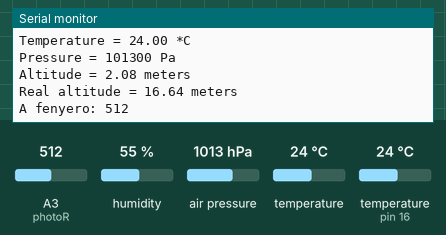
Recording of a sketch running on a simulated Arduino Uno, built with avr-gcc and run on an emulated ATmega328P. Parts: the last lines printed to the serial monitor. Inputs (shaded band) come from the test bench; at power-on: humidity 55 %, air pressure 1013 hPa, A3 (photoR) = 512, temperature 24 °C, temperature (sensor on pin 16) 24 °C.

Above: at 1.2 s.
1.3 s: humidity set to 22 %
3.8 s: air pressure set to 952 hPa
At 5.9 s:
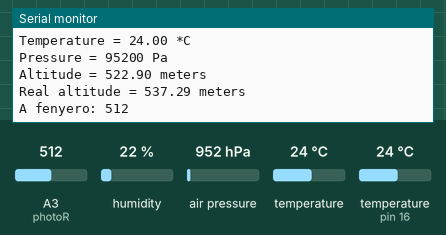
6.3 s: A3 (photoR) set to 716
At 7.7 s:
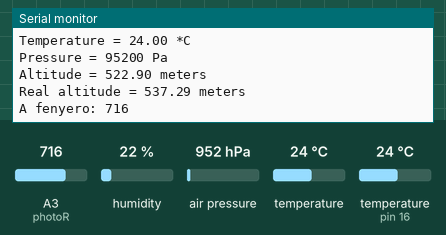
8.8 s: temperature (sensor 0) set to 12 °C
11.3 s: temperature (sensor on pin 16) set to 12 °C
13.8 s: A3 (photoR) set to 992
At 16.0 s:
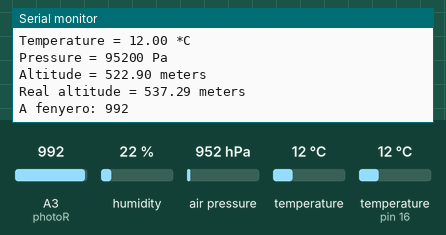
Timing chart, 0 to 17.3 s (numbered marks = the images above; inputs shaded):
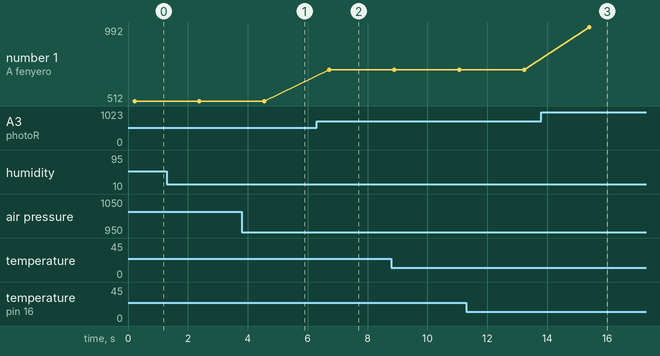

The sketch:

ver01.ino
```cpp
#include <Wire.h>
#include <Adafruit_BMP085.h>
#include <dht11.h>

// This headers for SPI connection to the wireless connction with NRF24L01
#include <SPI.h>
#include <Mirf.h>
#include <nRF24L01.h>
#include <MirfHardwareSpiDriver.h>


Adafruit_BMP085 bmp;
dht11 DHT11;

#define DHT11PIN 16

int photoR = 3;
int dhtTemp = 0;
int dhtHum = 0;
int val = 0;
long bmpPres = 0;

float dhtFah = 0;
float bmpTemp = 0;
float bmpAlt = 0;
float bmpRealAlt = 0;


void setup() {
  pinMode(photoR, INPUT);
  mirfInit();
  Serial.begin(9600);
  if (!bmp.begin()) {
    Serial.println("Could not find a valid BMP085 sensor, check wiring!");
    while (1) {
    }
  }
}

void loop() {
  /******************** DHT11 program *******************/
  DHT11Check();

  dhtTemp = DHT11.temperature;
  dhtHum = DHT11.humidity;
  dhtFah = Fahrenheit(DHT11.temperature);

  Serial.print("Humidity (%): ");
  Serial.println(dhtHum, DEC);

  Serial.print("Temperature (oC): ");
  Serial.println(dhtTemp, DEC);

  Serial.print("Temperature (oF): ");
  Serial.println((float)dhtFah, 2);
  Serial.println("\n");

  /******************** BMP085 program *******************/
  bmpTemp = bmp.readTemperature();
  bmpPres = bmp.readPressure();
  bmpAlt = bmp.readAltitude();
  bmpRealAlt = bmp.readAltitude(101500);


  Serial.print("Temperature = ");
  Serial.print((float)bmpTemp, 2);
  Serial.println(" *C");

  Serial.print("Pressure = ");
  Serial.print(bmpPres, DEC);
  Serial.println(" Pa");

  // Calculate altitude assuming 'standard' barometric
  // pressure of 1013.25 millibar = 101325 Pascal
  Serial.print("Altitude = ");
  Serial.print((float)bmpAlt, 2);
  Serial.println(" meters");

  // you can get a more precise measurement of altitude
  // if you know the current sea level pressure which will
  // vary with weather and such. If it is 1015 millibars
  // that is equal to 101500 Pascals.
  Serial.print("Real altitude = ");
  Serial.print((float)bmpRealAlt, 2);
  Serial.println(" meters");
  Serial.println("\n");

  /******************** Photoresistor program *******************/
  val = analogRead(photoR);
  Serial.print("A fenyero: ");
  Serial.println(val, DEC);
  delay(2000);

   mirfSend();
}

/******************* DHT11 Check *******************/

void DHT11Check(){
  Serial.println("\n");

  int chk = DHT11.read(DHT11PIN);
  Serial.print("Read sensor: ");
  switch (chk)
  {
  case 0:
    Serial.println("OK");
    break;
  case -1:
    Serial.println("Checksum error");
    break;
  case -2:
    Serial.println("Time out error");
    break;
  default:
    Serial.println("Unknown error");
    break;
  }
}

/***************** Fahrenheit ***********************/

float Fahrenheit(int celsius)
{
  return 1.8 * celsius + 32;
}

/******************* Initalizing MiRF ************************/

void mirfInit(){
  Mirf.csnPin = 14;
  Mirf.cePin = 15;
  Mirf.spi = &MirfHardwareSpi;
  Mirf.init();
  Mirf.setRADDR((byte *)"devou");
  Mirf.payload = 32;
  Mirf.config();
}

void mirfSend(){
  Mirf.setTADDR((byte *)"devin");
  Mirf.send((byte *)&val);


}
```

Measured:
- after the input at 3.8 s, the serial monitor: prints a new line after 0.67 s (image 1)
- after the input at 6.3 s, the serial monitor: prints a new line after 0.43 s (image 2)
- after the input at 13.8 s, the serial monitor: prints a new line after 1.6 s (image 3)
- plotted number 1: 512 → 716 after the input at 6.3 s, 716 → 992 after the input at 13.8 s
